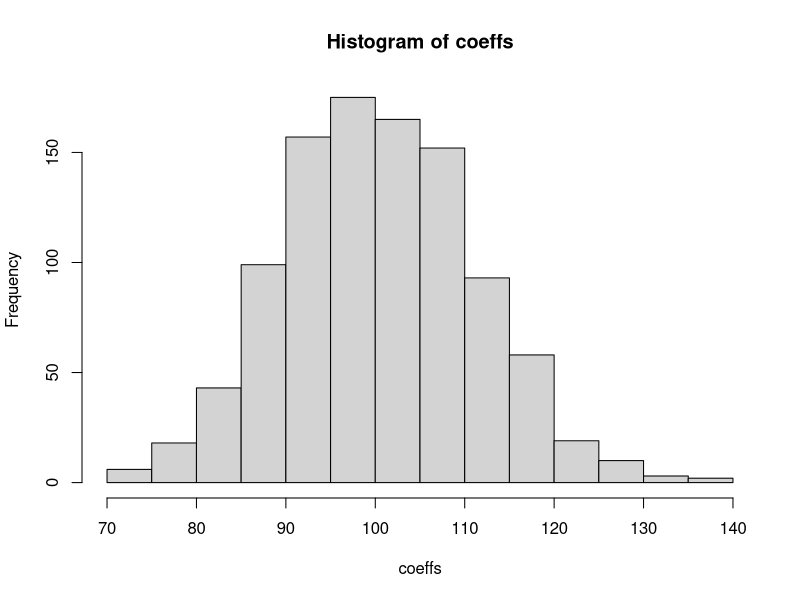
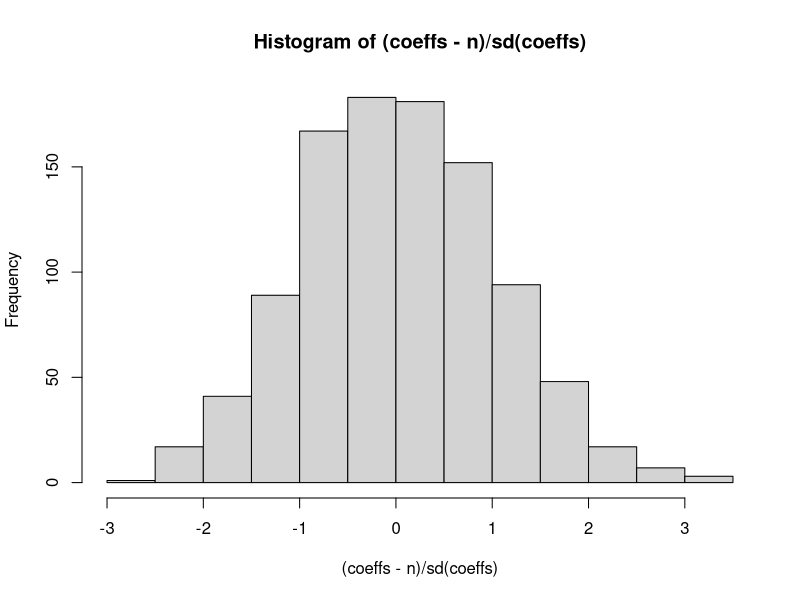
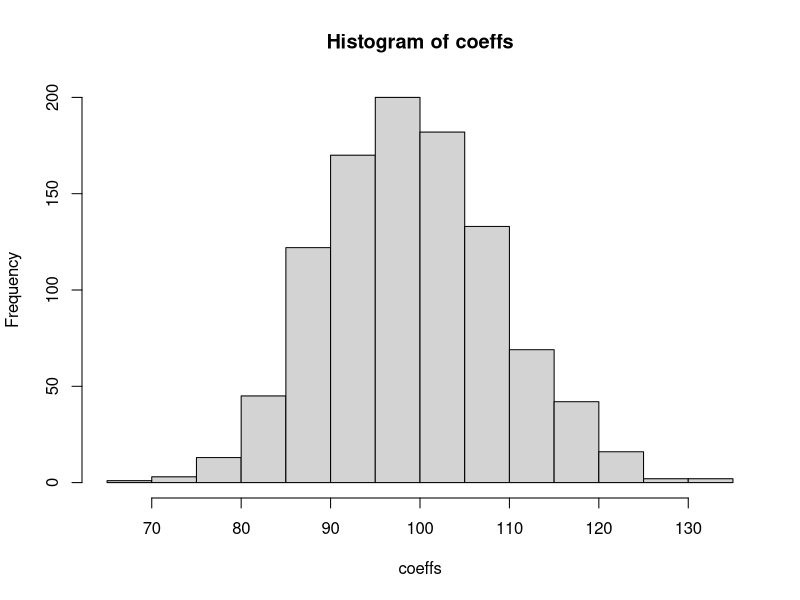
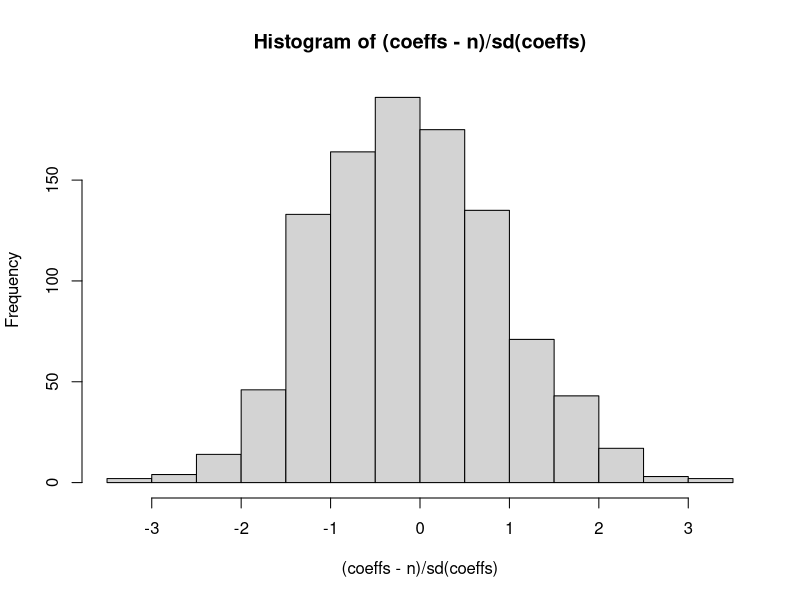
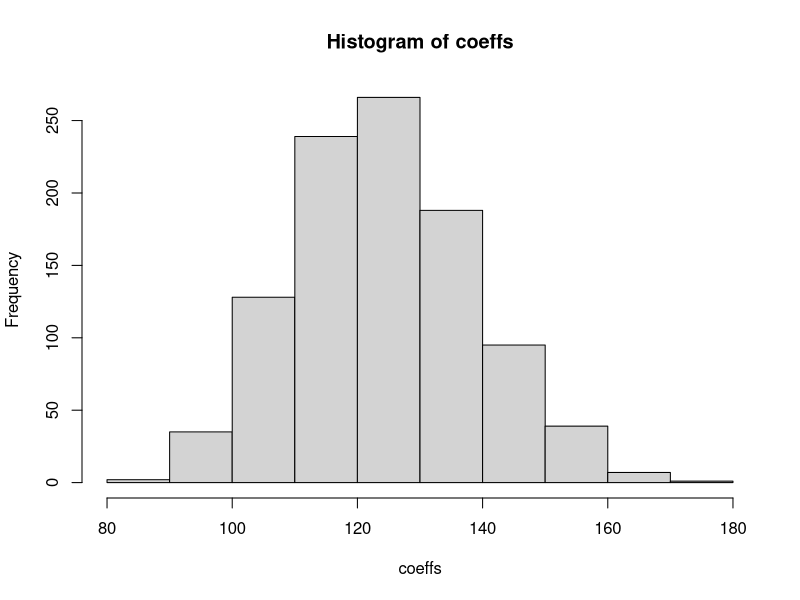
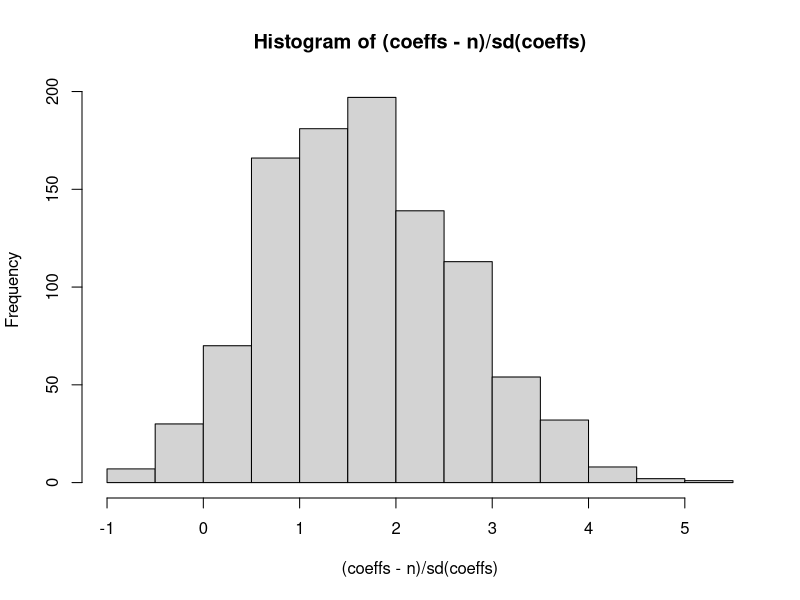

These charts were generated, in order, by the following R code:
## ---- chunk 1
knitr::opts_chunk$set(echo = TRUE)
library(MASS)
library(tidyverse)
library(matrixcalc)

triangle_to_vector <- function(MATR , diag = FALSE){
  if(nrow(MATR) != ncol(MATR)) stop("Matrix not p x p")
  return(as.vector(MATR[lower.tri(MATR, diag = diag)]))
}
## ---- chunk 2
p <- 10
n <- 100

mu <- rep(0, p)
Sigma <- matrix(runif(p^2,-1,1), ncol = p) %>% (function(x) t(x)%*%x)
is.positive.definite(Sigma)

B <- 1000
results <- list()
coeffs <- numeric(B)
for(b in 1:B){
  samp <- mvrnorm(n, mu, Sigma)
  
  Sigma.est <- t(samp)%*%samp

  x <- triangle_to_vector(Sigma)
  y <- triangle_to_vector(Sigma.est)
  
  results[[b]] <- lm(y ~ 0 + x)
  coeffs[b] <- results[[b]]$coef
}
## ---- chunk 3
hist(coeffs)
hist((coeffs - n)/sd(coeffs))

summary(coeffs)
sd(coeffs)
## ---- chunk 4
mu <- rnorm(p, 0, 10)
Sigma <- matrix(runif(p^2,-1,1), ncol = p) %>% (function(x) t(x)%*%x)
is.positive.definite(Sigma)

B <- 1000
results <- list()
coeffs <- numeric(B)
for(b in 1:B){
  samp <- mvrnorm(n, mu, Sigma)
  
  H <- diag(n) - rep(1,n)%*%t(rep(1,n))/n
  
  Sigma.est <- t(samp)%*%H%*%samp

  x <- triangle_to_vector(Sigma)
  y <- triangle_to_vector(Sigma.est)
  
  results[[b]] <- lm(y ~ 0 + x)
  coeffs[b] <- results[[b]]$coef
}
## ---- chunk 5
hist(coeffs)
hist((coeffs - n)/sd(coeffs))

summary(coeffs)
sd(coeffs)
## ---- chunk 6
mu <- rep(0,p)
Sigma <- matrix(runif(p^2,-1,1), ncol = p) %>% (function(x) t(x)%*%x)
is.positive.definite(Sigma)

add.dependency <- function(X, rho){
  Y <- matrix(0, nrow = nrow(X), ncol = ncol(X))
  Y[1,] <- X[1,]
  
  for(i in 2:nrow(X)) Y[i,] <- rho*X[i-1,] + X[i,]
  return(Y)
}

B <- 1000
results <- list()
coeffs <- numeric(B)
for(b in 1:B){
  samp <- add.dependency(mvrnorm(n, mu, Sigma), -0.5)
  
  H <- diag(n) - rep(1,n)%*%t(rep(1,n))/n
  
  Sigma.est <- t(samp)%*%H%*%samp

  x <- triangle_to_vector(Sigma)
  y <- triangle_to_vector(Sigma.est)
  
  results[[b]] <- lm(y ~ 0 + x)
  coeffs[b] <- results[[b]]$coef
}
## ---- chunk 7
hist(coeffs)
hist((coeffs - n)/sd(coeffs))

summary(coeffs)
sd(coeffs)
## ---- chunk 8
p <- 10
n <- 1000

mu <- runif(p, -1, 1)
Sigma <- mu%*%t(mu) + diag(rep(1, p))
is.positive.definite(Sigma)

samp <- mvrnorm(n, mu, Sigma)

mu.est <- colMeans(samp)
Sigma.est <- mu.est%*%t(mu.est) + diag(rep(1, p))
Sigma.emp <- t(samp)%*%samp

x <- triangle_to_vector(Sigma.est)
y <- triangle_to_vector(Sigma.emp)

summary(lm(y ~ 0 + x))
